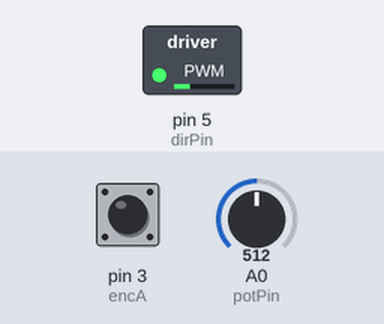
This sketch was run on a simulated Arduino Uno, built with avr-gcc and run on an emulated ATmega328P. On the bench: switched loads named in the sketch (green lamp = pin HIGH). The test bench sets the inputs (shaded band); at power-on: pin 3 (encA) HIGH, A0 (potPin) = 512. What the sketch prints to the serial monitor is not drawn.

Above: at 0.15 s.
At 0.5 s:
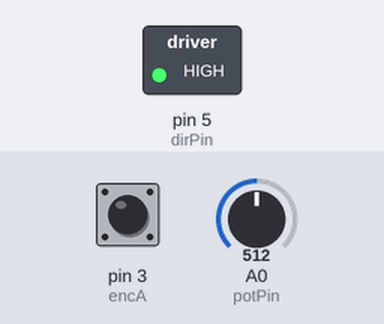
Timing chart, 0 to 2.0 s (numbered marks = the images above):
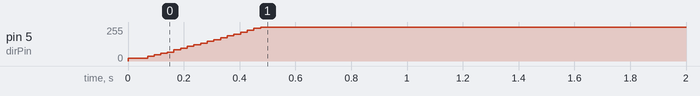

The sketch:

woolWinder.ino
```cpp
#include "PID.h"

//define hardware pins using L298N motor driver
const int encA = 3;
const int dirPin = 5;
const uint8_t potPin = A0;

//need to define a rollover point so that we can carefully reset the target/current position so it doesnt overflow and cause the motor to reverse direction at max speed
const int maxEncoderCount = 30000;//16-bit

//define velocity variables
const int pulsesPerRotation = 4;
const int maxError = 255;
float velocityMax = 50;
//float velocity = 10; //rotation per second

//globals
volatile int encoderCount = 0;
PID pidController(dirPin);//pid controller instance
float prevTime, timeFloat, deltaT;//for timeKeeping
float target = 0;

void setup() {
  //define hardware pin directions
  pinMode(dirPin, OUTPUT);
  pinMode(encA, INPUT);
  pinMode(potPin, INPUT);

  //initialize the motor to be off, probably doesnt actually matter
  analogWrite(dirPin, 0);

  //set PID parameters that were found experimentally
  pidController.setParams(5, 2, 0, 255);

  attachInterrupt(digitalPinToInterrupt(encA), handleMotorEncoder, CHANGE);

  Serial.begin(9600);
}

void loop() {
  //timekeeping stuff
  unsigned long time = micros();
  timeFloat = time/1e6;//convert to seconds
  deltaT = timeFloat - prevTime;
  prevTime = timeFloat;

  //prevent any overflow problems
  if(encoderCount >= maxEncoderCount){
    encoderCount = 0;
    target = 0;
  }

  float vel = map(analogRead(potPin), 0, 1023, 0, velocityMax);

  //this function repeatedly sets a new position to the PID controller based on how much time has passed since the last time this function was ran and the desired velocity
  setTarget(vel, encoderCount, target);

}

void setTarget(float velocityIn, int currentSteps, float &target){
  float stepChange = velocityIn*deltaT*pulsesPerRotation;

  //only increment the target if the motor is able to keep up. prevents the error from indefinitely rising for no reason if the motor cant keep up for whatever reason
  if(target - encoderCount >= maxError){
    //Serial.println("Motor cant keep up!");
  }else{
    target = target+stepChange;
  }

  pidController.update(deltaT, target, currentSteps);
  pidController.setMotor(dirPin);

  Serial.print("Target:");
  Serial.print(target);
  Serial.print(",");
  Serial.print("Actual:");
  Serial.print(encoderCount);
  Serial.println();

}

void handleMotorEncoder(){
  encoderCount++;
}
```

PID.cpp
```cpp
#include "PID.h"
#include <Arduino.h>

//default constructor
PID::PID(int dirPinIn) : dirPin(dirPinIn), kP(1), kI(0), kD(0), ctlSig(0), errorPrev(0), errorInt(0), ctlSigMax(255) {}

//method to get the ctlSig
int PID::geterrorInt(){
  return static_cast<int>(errorInt);
}

int PID::getCtlSig(){
  return static_cast<int>(round(ctlSig));
}

//method to set the parameters
void PID::setParams(float kpIn, float kiIn, float kdIn, int ctlSigMaxIn){
  kP = kpIn; kI = kiIn; kD = kdIn; ctlSigMax = ctlSigMaxIn;
}

//written to work with L298N motor driver
void PID::setMotor(int dir1){
  //calculate power setting
  int pwr = round(ctlSig);

  //ensure we dont push the hardware past its limit
  if(pwr > ctlSigMax){
    pwr = ctlSigMax;
  }else if(pwr <= 20){
    pwr = 20;
  }

  //handle motor on/off
  if(dir1){
    analogWrite(dirPin, pwr);
  }else{
    analogWrite(dirPin, 0);
  }
}

//method to update the PID controller based on real time data
void PID::update(float deltaT, int desired, int actual){
  //calculate the error
  float error = desired - actual;

  //integral portion
  errorInt = errorInt + error*deltaT;


  //derivative
  float dedt = (error - errorPrev)/deltaT;

  ctlSig = kP*error + kI*errorInt + kD*dedt;

//store error for use in the derivative term
  errorPrev = error;


}
```

PID.h
```cpp
#ifndef PID_H
#define PID_H

class PID{
  private:
    float kP, kI, kD, errorPrev, errorInt, ctlSig;
    int ctlSigMax;//calcualted control signal for the motor
    int dirPin;//hardware pin for the motor

  public:
    //constructor to initialize the parameters
    PID(int dirPinIn);

    //method to get the ctlSig
    int geterrorInt();

    int getCtlSig();

    float getDeltaT();

    //method to set the parameters
    void setParams(float kpIn, float kiIn, float kdIn, int ctlSigMaxIn);

    //written to work with L298N motor driver
    void setMotor(int dir1);

    //method to update the PID controller based on real time data
    void update(float deltaT, int desired, int actual);
};

#endif
```

Measured:
- by itself, pin 5 (dirPin): moves from 0/255 to 255/255 over 0.47 s
